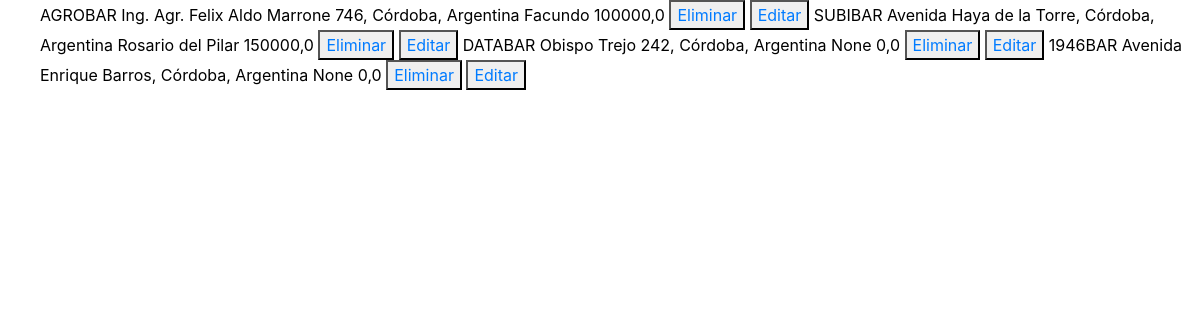
Screenshot of /locales (signed in) with the database file from the repository.
### base/models.py (models this page shows, shortened)
class Caja_Chica(models.Model):  # DUDA CON LA CAJA CHICA y LOCAL
    local = models.ForeignKey(Local, on_delete=models.CASCADE)
    monto_semanal = models.FloatField(max_length=300)
    semana = models.DateTimeField(max_length=300)

class Local(models.Model):
    nombre = models.CharField(max_length=300)
    nombre_completo = models.CharField(max_length=300)
    mail = models.EmailField(max_length=300)
    direccion = models.TextField(max_length=200)
    telefono = models.CharField(max_length=20)
    proveedor = models.ManyToManyField(Proveedor, null=True)
    encargado = models.ForeignKey(User, on_delete=models.SET_NULL, null=True)
    empleado = models.ManyToManyField(Empleado, null=True)
    ubicacion = models.CharField(max_length=300, null=True)
    logo = models.ImageField(null=True, default="bersurlogo.png")
    hoy = datetime.date.today()
    semana_actual = hoy.isocalendar().week
    year_actual = hoy.year
    @property
    def obtener_semanas_del_local(self):
        semanas_del_local = []
        for caja_chica in self.caja_chica_set.all():
            semana_del_local = caja_chica.semana.isocalendar().week
            semanas_del_local.append(semana_del_local)
        return semanas_del_local
    semanas_del_local = obtener_semanas_del_local
    @property
    def obtener_meses_del_local(self):
        meses_del_local = []
        for caja_chica in self.caja_chica_set.all():
            mes_del_local = caja_chica.semana.month
            meses_del_local.append(mes_del_local)
        meses_del_local = list(set(meses_del_local))
        return meses_del_local
    meses_del_local = obtener_meses_del_local
    @property
    def obtener_years_del_local(self):
        years_del_local = []
        for caja_chica in self.caja_chica_set.all():
            year_del_local = caja_chica.semana.year
            years_del_local.append(year_del_local)
        years_del_local = list(set(years_del_local))
        return years_del_local
    years_del_local = obtener_years_del_local
    @property
    def obtener_total_retiros_hoy(self):
        return self.calcular_total_retiros_por_dia(self.hoy)
    total_retiros_hoy = obtener_total_retiros_hoy
    @property
    def obtener_total_pagos_semana_actual(self):
        return self.calcular_total_pagos_por_semana(self.semana_actual, self.year_actual)
    total_pagos_semana_actual = obtener_total_pagos_semana_actual
    @property
    def obtener_total_sueldos_semana_actual(self):
        return self.calcular_total_sueldos_por_semana(self.semana_actual)
    total_sueldos_semana_actual = obtener_total_sueldos_semana_actual
    @property
    def obtener_monto_actual(self):
        monto_a_descontar = 0
        for pago in self.pago_proveedor_set.filter(fecha__week=self.semana_actual):
            monto_a_descontar += pago.monto
        caja_chica_semana = self.caja_chica_set.get(
            semana__week=self.semana_actual)
        monto_actual = caja_chica_semana.monto_semanal - monto_a_descontar
        return monto_actual
    monto_actual = obtener_monto_actual

class User(AbstractUser):
    nombre = models.CharField(max_length=200, null=True)
    apellido = models.CharField(max_length=200, null=True)
    mail = models.EmailField(null=True, unique=True)
    direccion = models.TextField(max_length=200, null=True)
    telefono = models.CharField(max_length=20, null=True)
    fecha_nacimiento = models.DateTimeField(null=True, auto_now=False)
    dni = models.IntegerField(null=True)
    rol = models.ForeignKey(Rol, on_delete=models.CASCADE, null=True)
    es_activo = models.BooleanField(null=True)
    USERNAME_FIELD = 'mail'
    REQUIRED_FIELDS = ['username']
    def __str__(self):
        return f'{self.nombre}'

### base/views.py (the view)
# urls.py: path("locales", views.page_locales, name="locales"),
@login_required(login_url='login')
def page_locales(request):
    cajas_chicas = Caja_Chica.objects.filter(
        semana__week=datetime.date.today().isocalendar()[1])
    context = {'cajas_chicas': cajas_chicas}
    return render(request, 'base/locales.html', context)

### base/Templates/base/locales.html
{% extends 'base/main.html' %} {% block content %}
<ul>
    {% for caja in cajas_chicas %} {{caja.local.nombre}} {{caja.local.direccion}} {{caja.local.encargado}} {{caja.monto_semanal}}
    <button><a href="{% url 'eliminar-local' caja.local.id %}">Eliminar</a></button>
    <button><a href="{% url 'editar-local' caja.local.id %}">Editar</a></button> {% endfor %}
</ul>
{% endblock %}

### base/static/styles/main.css (style rules this page uses)
body { color: black; }

### rows the page displays
Caja_Chica: local.nombre "AGROBAR", local.direccion "Ing. Agr. Felix Aldo Marrone 746, Córdoba, Argentina", local.encargado "Facundo", monto_semanal "100000,0"
Caja_Chica: local.nombre "SUBIBAR", local.direccion "Avenida Haya de la Torre, Córdoba, Argentina", local.encargado "Rosario del Pilar", monto_semanal "150000,0"
Caja_Chica: local.nombre "DATABAR", local.direccion "Obispo Trejo 242, Córdoba, Argentina", local.encargado "None", monto_semanal "0,0"
Caja_Chica: local.nombre "1946BAR", local.direccion "Avenida Enrique Barros, Córdoba, Argentina", local.encargado "None", monto_semanal "0,0"
